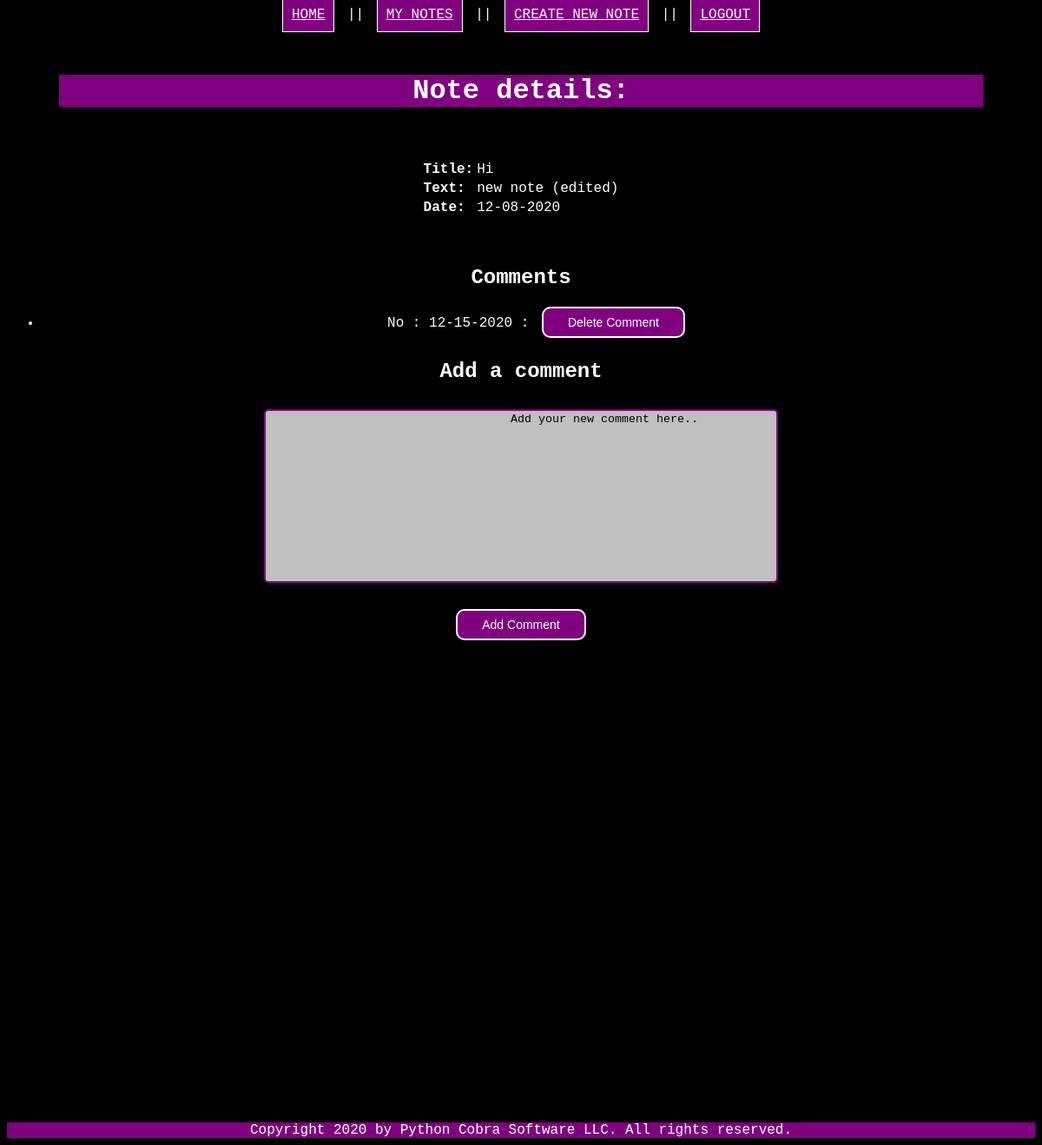
Screenshot of /notes/1 (signed in) with the database file from the repository.
### models.py (models this page shows, shortened)
class Note(db.Model):
    id = db.Column("id", db.Integer, primary_key=True)
    title = db.Column("title", db.String(200))
    text = db.Column("text", db.String(100))
    date = db.Column("date", db.String(50))
    user_id = db.Column(db.Integer, db.ForeignKey("user.id"), nullable=False)
    comments = db.relationship("Comment", backref="note", cascade="all, delete-orphan", lazy=True)

class Comment(db.Model):
    id = db.Column("id", db.Integer, primary_key=True)
    text = db.Column("text", db.String(100))
    date = db.Column("date", db.String(50))
    note_id = db.Column(db.Integer, db.ForeignKey("note.id"), nullable=False)
    user_id = db.Column(db.Integer, db.ForeignKey("user.id"), nullable=False)

### PyPad.py (the view)
@app.route('/notes/<note_id>')
def get_note(note_id):
    if session.get('user'):
        user_note = db.session.query(Note).filter_by(id=note_id).one()
        return render_template('note.html', note=user_note, user = session['user'])
    else:
        return redirect(url_for('get_notes'))

### templates/note.html (shortened to what this page needs)
<!DOCTYPE html>
<html lang="en">
    <head>
        <link rel="stylesheet" href="{{ url_for('static', filename='design.css') }}">
    </head>
    <body>
		 <nav class="nav_bar">
		<a href="{{url_for('index')}}" class="nav_button">Home</a> ||
		<a href="{{url_for('get_notes')}}" class="nav_button"><u>My notes</u></a> ||
		<a href="{{url_for('new_note')}}" class="nav_button"><u>Create new note</u></a> ||
		{% if user %}
        <a href="{{ url_for('logout') }}" class="nav_button"> Logout</a>
		{% else %}
		<a href="{{url_for('createAccount')}}" class="nav_button">Create Account</a> ||
		<a href="{{url_for('login')}}" class="nav_button">Login</a>
		{% endif %}
		</nav>
    <main>
            <h1>Note details: </h1>
        <table id="note_entry">
            <tr>
                <th>Title:</th>
                <h3><td>{{ note.title }}</td></h3>
            </tr>
            <tr>
                <th>Text:</th>
                <td>{{ note.text }}</td>
            </tr>
            <tr>
                <th>Date:</th>
                 <td>{{ note.date }}</td
            </tr>
        </table>
				{% if note.comments %}
					{% if note.comments | length > 0 %}
						<h2>Comments</h2>
						<ul>
						{% for comment in note.comments %}
							<form action="{{url_for('delete_comment', note_id=note.id, comment_id=comment.id)}}", method="post">
							<li>{{comment.text}}  :  {{comment.date}}    :
							<input type="submit" value="Delete Comment" class="basic_button"/></li>
							</form>
						{% endfor %}
						</ul>
					{% endif %}
				{% endif %}
		<form action="{{ url_for('new_comment', note_id=note.id)}}", method="post">
		<h2>Add a comment</h2>
		<textarea class="text_area" name="commentText" rows="6" cols="0">
			Add your new comment here..
		</textarea>
		<br>
		<input type="submit" value="Add Comment" class="basic_button"/>
		</form>
    </main>
    <footer>
		Copyright 2020 by Python Cobra Software LLC. All rights reserved.
	</footer>
    </body>
</html>

### static/design.css (style rules this page uses)
body { font-family: "Courier New"; text-align: center; color: white; background: black; }
h1 { font-family: "Courier New"; color: white; background: purple; margin: 60px; }
footer { font-family: "Courier New"; background: purple; margin-top: 550px; }
.nav_bar { --fill-color: purple; display: block; position: static; text-transform: uppercase; }
.nav_button { color: white; background: purple; border-style: solid; border-width: thin; margin-left: 5px; margin-right: 5px; text-align: center; padding: 10px 10px 10px 10px; transition-duration: 0.4s; }
.basic_button { font-size: 14px; padding: 8px 28px; border-radius: 10px; background-color: purple; color: white; border: 2px solid white; transition-duration: 0.4s; margin-left: 5px; margin-right: 5px; margin-bottom: 5px; }
#note_entry { align: center; text-align: left; margin-left: auto; margin-right: auto; margin-top: 50px; margin-bottom: 55px; }
.text_area { box-sizing: border-box; border: 2px solid purple; border-radius: 5px; margin: 10px 10px 25px 10px; resize: none; width: 50%; height: 200px; text-align: center; background-color: silver; }

### rows the page displays
Note: title "Hi", text "new note (edited)", date "12-08-2020"
Comment: text "No", date "12-15-2020"
